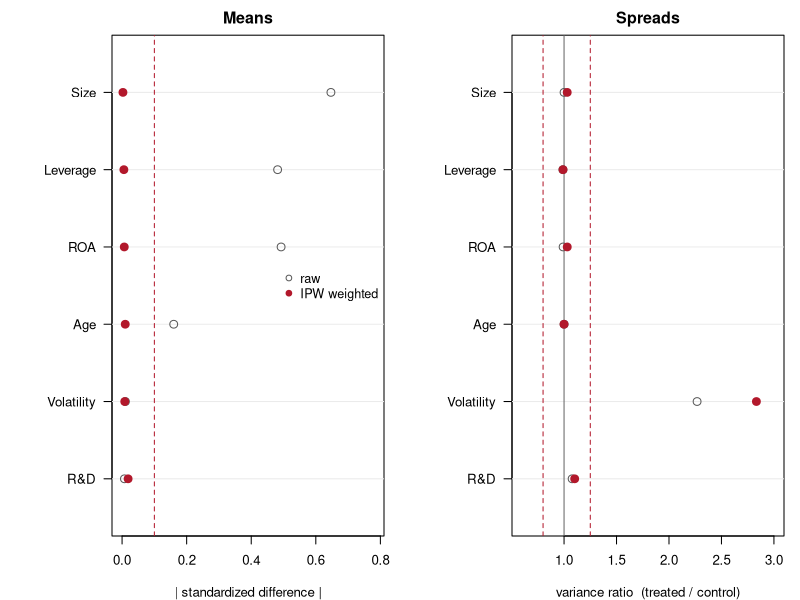
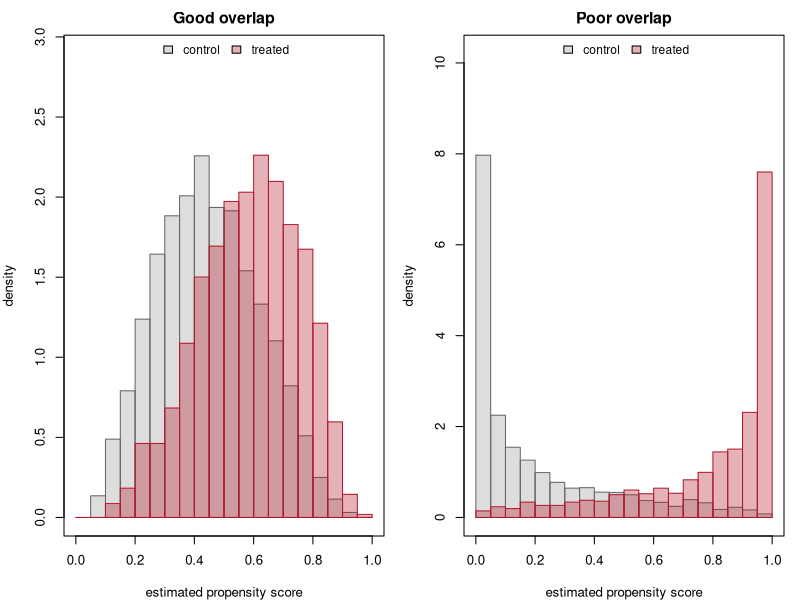
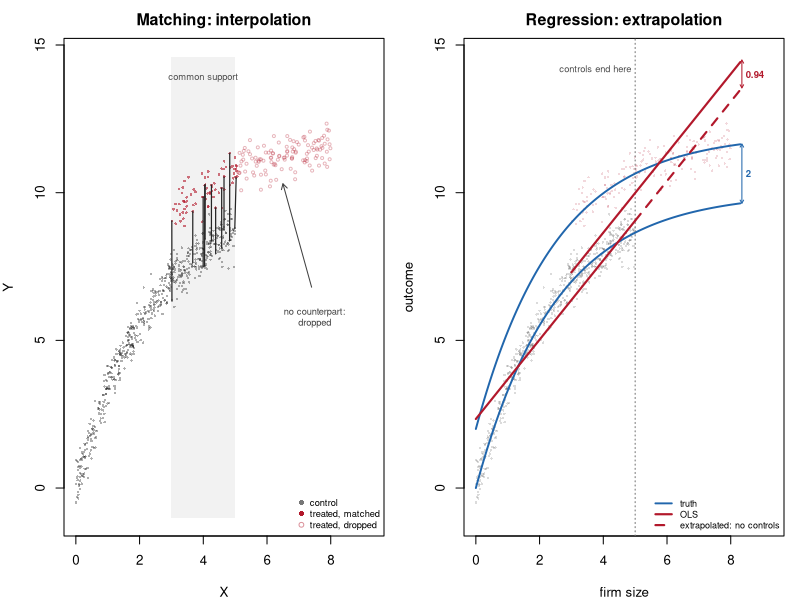

Here is the R script that generated these plots, in order:
## ---- chunk 1
#| echo: false
#| fig-width: 9.6
#| fig-height: 3.25
set.seed(975)
n <- 5000
size <- rnorm(n); lev <- rnorm(n); roa <- rnorm(n)
age <- rnorm(n); vol <- rnorm(n); rnd <- rnorm(n)
X  <- cbind(Size=size, Leverage=lev, ROA=roa, Age=age, Volatility=vol, `R&D`=rnd)
D  <- rbinom(n, 1, plogis(0.9*size + 0.7*lev - 0.6*roa + 0.25*age + 0.7*vol^2 - 0.7))
eh <- predict(glm(D ~ size+lev+roa+age+vol, family = binomial), type = "response")
w  <- ifelse(D == 1, 1/eh, 1/(1-eh))
wm <- function(x,u) sum(u*x)/sum(u)
wv <- function(x,u){ m<-wm(x,u); sum(u)*sum(u*(x-m)^2)/(sum(u)^2-sum(u^2)) }
den <- apply(X,2,function(x) sqrt((var(x[D==1])+var(x[D==0]))/2))
smd <- function(u) sapply(1:ncol(X), function(k){ x<-X[,k]
         (wm(x[D==1],u[D==1])-wm(x[D==0],u[D==0]))/den[k] })
vr  <- function(u) sapply(1:ncol(X), function(k){ x<-X[,k]
         wv(x[D==1],u[D==1])/wv(x[D==0],u[D==0]) })
one <- rep(1,n); k <- ncol(X); y <- k:1; RED <- "#B2182B"
par(mfrow=c(1,2), mar=c(4,7,2.2,1), cex=0.8)
plot(NULL, xlim=c(0,0.78), ylim=c(0.5,k+0.5), yaxt="n", ylab="",
     xlab="| standardized difference |", main="Means")
axis(2, at=y, labels=colnames(X), las=1); abline(h=y, col="grey92")
abline(v=0.1, lty=2, col=RED)
points(abs(smd(one)), y, pch=1,  cex=1.3, col="grey35")
points(abs(smd(w)),   y, pch=19, cex=1.3, col=RED)
legend("right", c("raw","IPW weighted"), pch=c(1,19),
       col=c("grey35",RED), bty="n", cex=0.95)
plot(NULL, xlim=c(0.6,3.0), ylim=c(0.5,k+0.5), yaxt="n", ylab="",
     xlab="variance ratio  (treated / control)", main="Spreads")
axis(2, at=y, labels=colnames(X), las=1); abline(h=y, col="grey92")
abline(v=1, col="grey40"); abline(v=c(0.8,1.25), lty=2, col=RED)
points(vr(one), y, pch=1,  cex=1.3, col="grey35")
points(vr(w),   y, pch=19, cex=1.3, col=RED)
## ---- chunk 2
#| echo: false
#| fig-width: 9
#| fig-height: 3.0
set.seed(975)
n <- 4000
par(mfrow = c(1, 2), mar = c(4, 4, 2.2, 1), cex = 0.8)
for (a in c(0.8, 3.5)) {
  X  <- rnorm(n); D <- rbinom(n, 1, plogis(a * X))
  eh <- predict(glm(D ~ X, family = binomial), type = "response")
  br <- seq(0, 1, 0.05)
  h1 <- hist(eh[D == 1], breaks = br, plot = FALSE)
  h0 <- hist(eh[D == 0], breaks = br, plot = FALSE)
  plot(NULL, xlim = c(0, 1), ylim = c(0, max(h1$density, h0$density) * 1.28),
       xlab = "estimated propensity score", ylab = "density",
       main = if (a < 1) "Good overlap" else "Poor overlap")
  rect(br[-length(br)], 0, br[-1], h0$density, col = "#00000022", border = "grey40")
  rect(br[-length(br)], 0, br[-1], h1$density, col = "#B2182B55", border = "#B2182B")
  legend("top", c("control", "treated"), fill = c("#00000022", "#B2182B55"),
         bty = "n", horiz = TRUE, cex = 0.9)
}
## ---- chunk 3
#| echo: true
set.seed(975)
n  <- 20000; X1 <- rnorm(n); X2 <- rnorm(n)
D  <- rbinom(n, 1, plogis(1.0 * X1 + 0.8 * X2))
eh <- predict(glm(D ~ X1 + X2, family = binomial), type = "response")
dec <- cut(eh, quantile(eh, 0:10 / 10), include.lowest = TRUE)
gap <- function(V) c(overall   = mean(V[D == 1]) - mean(V[D == 0]),
                     max_within = max(abs(tapply(seq_len(n), dec,
                       function(i) mean(V[i][D[i] == 1]) - mean(V[i][D[i] == 0])))))
round(rbind(X1 = gap(X1), X2 = gap(X2)), 3)
## ---- chunk 4
#| echo: true
set.seed(975)
n  <- 20000
X  <- rnorm(n)
ps <- plogis(1.2 * X)                  # true propensity score
D  <- rbinom(n, 1, ps)
Y  <- 2 * D + 3 * X + rnorm(n)         # TRUE effect = 2

eh <- predict(glm(D ~ X, family = binomial), type = "response")
round(c(naive = mean(Y[D == 1]) - mean(Y[D == 0]),
        ols   = unname(coef(lm(Y ~ D + X))[2]),
        ipw   = mean(D * Y / eh) - mean((1 - D) * Y / (1 - eh))), 3)
## ---- chunk 5
#| echo: false
#| fig-width: 9
#| fig-height: 3.4
set.seed(975)
n0 <- 600; n1 <- 200; tau <- 2
f  <- function(x) 10 * (1 - exp(-x / 2.5))       # true E[Y0 | X], saturating
x0 <- runif(n0, 0, 5); x1 <- runif(n1, 3, 8)     # controls small, treated large
X  <- c(x0, x1); D <- c(rep(0, n0), rep(1, n1))
Y  <- f(X) + tau * D + rnorm(n0 + n1, 0, 0.4)    # constant effect of 2
ct <- which(D == 0); tr <- which(D == 1)
mate <- rep(NA_integer_, length(tr)); eff <- rep(NA_real_, length(tr))
for (k in seq_along(tr)) { i <- tr[k]; inn <- ct[abs(X[ct] - X[i]) <= 0.08]
  if (length(inn)) { mate[k] <- inn[which.min(abs(X[inn] - X[i]))]
                     eff[k]  <- Y[i] - mean(Y[inn]) } }
ok <- !is.na(mate); bb <- coef(lm(Y ~ D + X))    # Y = a + b D + c X + e

RED <- "#B2182B"; BLU <- "#2166AC"; yl <- c(-1, 14.6); xl <- c(0, 9.3)
par(mfrow = c(1, 2), mar = c(4, 4, 2.4, 1), cex = 0.8)

plot(NULL, xlim = xl, ylim = yl, xlab = "X", ylab = "Y",
     main = "Matching: interpolation")
rect(3, yl[1], 5, yl[2], col = "#0000000D", border = NA)
text(4, 13.9, "common support", cex = 0.7, col = "grey30")
points(X[ct], Y[ct], pch = 16, cex = 0.4, col = "#00000050")
points(X[tr][!ok], Y[tr][!ok], pch = 1, cex = 0.5, col = "#B2182B50")
points(X[tr][ok], Y[tr][ok], pch = 16, cex = 0.45, col = "#B2182B99")
sel <- which(ok)[seq(1, sum(ok), length.out = 11)]
segments(X[tr][sel], Y[tr][sel], X[mate[sel]], Y[mate[sel]], col = "grey15", lwd = 1.2)
arrows(7.4, 6.8, 6.5, 10.3, length = 0.06, col = "grey25")
text(7.5, 5.8, "no counterpart:\ndropped", cex = 0.7, col = "grey25")
legend("bottomright", c("control", "treated, matched", "treated, dropped"),
       pch = c(16, 16, 1), col = c("#00000088", RED, "#B2182B77"),
       bty = "n", cex = 0.7, pt.cex = 0.8)

plot(NULL, xlim = xl, ylim = yl, xlab = "firm size", ylab = "outcome",
     main = "Regression: extrapolation")
points(X[ct], Y[ct], pch = 16, cex = 0.4, col = "#00000024")
points(X[tr], Y[tr], pch = 16, cex = 0.4, col = "#B2182B2A")
abline(v = 5, lty = 3, col = "grey45")
text(4.88, 14.2, "controls end here", cex = 0.7, col = "grey30", adj = 1)
xs <- seq(0, 8.3, 0.05)
lines(xs, f(xs), col = BLU, lwd = 1.9); lines(xs, f(xs) + tau, col = BLU, lwd = 1.9)
lines(c(0, 5),   bb[1] + bb[3] * c(0, 5),   col = RED, lwd = 2.1)
lines(c(5, 8.3), bb[1] + bb[3] * c(5, 8.3), col = RED, lwd = 2.1, lty = 2)
lines(c(3, 8.3), bb[1] + bb[2] + bb[3] * c(3, 8.3), col = RED, lwd = 2.1)
xa <- 8.35
arrows(xa, f(xa), xa, f(xa) + tau, length = 0.035, code = 3, col = BLU)
text(xa + 0.12, f(xa) + tau/2, "2", cex = 0.72, col = BLU, adj = 0, font = 2)
yc <- bb[1] + bb[3] * xa
arrows(xa, yc, xa, yc + bb[2], length = 0.035, code = 3, col = RED)
text(xa + 0.12, yc + bb[2]/2, "0.94", cex = 0.72, col = RED, adj = 0, font = 2)
legend("bottomright", c("truth", "OLS",
                        "extrapolated: no controls"),
       lty = c(1, 1, 2), lwd = c(1.9, 2.1, 2.1), col = c(BLU, RED, RED),
       bty = "n", cex = 0.68)
